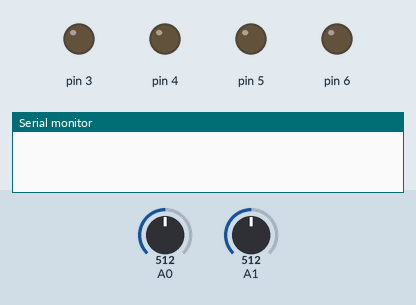
Recording of a sketch running on a simulated Arduino Uno, built with avr-gcc and run on an emulated ATmega328P. Parts: output pins drawn as LEDs (lit = HIGH), the last lines printed to the serial monitor. Inputs (shaded band) come from the test bench; at power-on: A0 = 512, A1 = 512. Pins used as bus, display or sensor lines are not drawn.

Above: at 0.1 s.
At 1.8 s:
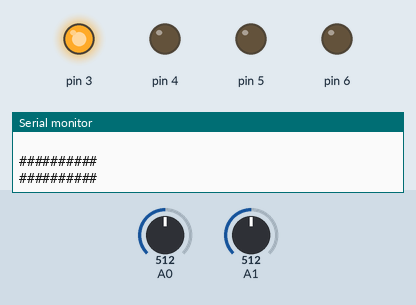
1.9 s: A0 set to 716
4.5 s: A1 set to 900
7.5 s: A1 set to 1023
10.5 s: A0 set to 900
Timing chart, 0 to 13.5 s (numbered marks = the images above; inputs shaded):
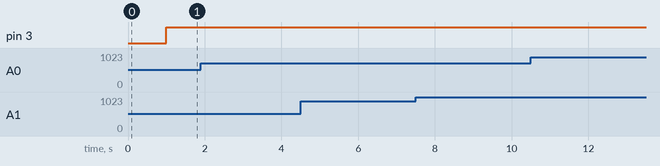

The sketch:

Camera_test.ino
```cpp
#include <stdlib.h>

unsigned int image[4];
static byte c1;
int maximum = 0;
int minimum = 2000;

void setup() {
  Serial.begin(9600);

  pinMode(2, OUTPUT);
  pinMode(3, OUTPUT);
  pinMode(4, OUTPUT);
  pinMode(5, OUTPUT);
  pinMode(6, OUTPUT);

  digitalWrite(2, LOW);
  digitalWrite(3, LOW);
  digitalWrite(4, LOW);
  digitalWrite(5, LOW);
  digitalWrite(6, LOW);
}

void loop() {
  delay(1000);
  for(int ligne=0; ligne<2; ligne++){
    ChangeDigital(ligne);
    for(int colonne=0; colonne<2; colonne++){
      image[ligne*2 + colonne] = analogRead(colonne);
    }
  }
  AfficherImage();
}

void AfficherImage(){
  for(int ligne=0; ligne<2; ligne++){
    for(int colonne=0; colonne<2; colonne++){
      int pixel = image[ligne*2 + colonne];
      if(maximum < pixel){maximum = pixel;}
      if(minimum > pixel){minimum = pixel;}
    }
  }

  for(int ligne=0; ligne<2; ligne++){
    for(int i=0; i<2; i++){
      for(int colonne=0; colonne<2; colonne++){
        for(int k=0; k<5; k++){
          Serial.print(Contraste(minimum , maximum, image[ligne*5 + colonne]));
        }
      }
      Serial.println("");
    }
  }
  Serial.println("");
}

String Contraste(int min, int max, int val){
  double mind = min;
  double maxd = max;
  double vald = val;
  double cont = 1-((vald-mind)/(maxd-mind));
  if(cont > 0.9){
    return "#";
  }else if(cont > 0.8){
    return "$";
  }else if(cont > 0.7){
    return "X";
  }else if(cont > 0.6){
    return "x";
  }else if(cont > 0.5){
    return "=";
  }else if(cont > 0.4){
    return "+";
  }else if(cont > 0.3){
    return ";";
  }else if(cont > 0.2){
    return ":";
  }else if(cont > 0.1){
    return ".";
  }else{
    return " ";
  }
}

void ChangeDigital(int ligne){
  switch(ligne){
    case 0:
      digitalWrite(2, HIGH);
      digitalWrite(6, LOW);
      break;
    case 1:
      digitalWrite(2, LOW);
      digitalWrite(3, HIGH);
      break;
    case 2:
      digitalWrite(3, LOW);
      digitalWrite(4, HIGH);
      break;
    case 3:
      digitalWrite(4, LOW);
      digitalWrite(5, HIGH);
      break;
    case 4:
      digitalWrite(5, LOW);
      digitalWrite(6, HIGH);
      break;
  }
}
```
